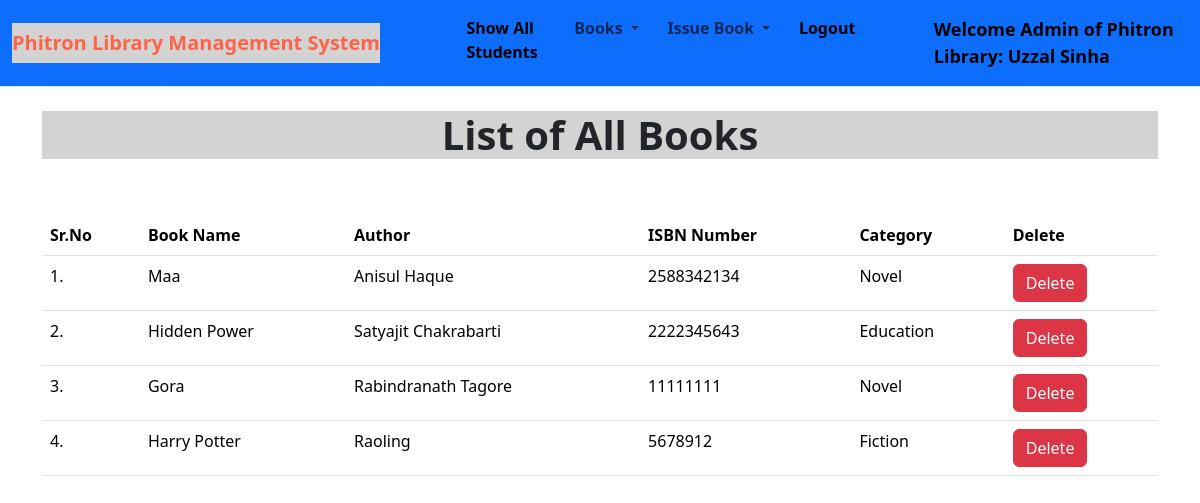
The page /show_books/ (signed in) on the database its author committed.
### library/models.py (models this page shows, shortened)
class Book(models.Model):
    name = models.CharField(max_length=100)
    author = models.CharField(max_length=100)
    isbn = models.PositiveIntegerField()
    category = models.CharField(max_length=80)

### library/views.py (the view)
# urls.py: path("show_books/", views.show_books, name="show_books"),
def show_books(request):
    books = Book.objects.all()
    return render(request, "show_books.html", {'books':books})

### library/templates/show_books.html (shortened to what this page needs)
{% extends 'admin_navbar.html' %}
{% load static %}
{% block body %}
<div class="container mt-4">
    <h1 class="text-center" style="font-weight: bold; background-color: lightgrey;">List of All Books</h1>
    <br></br>
    <table class="table table-hover" id="example">
        <thead>
            <tr>
                <th>Sr.No</th>
                <th>Book Name</th>
                <th>Author</th>
                <th>ISBN Number</th>
                <th>Category</th>
                <th>Delete</th>
            </tr>
        </thead>
        <tbody>
            {% for book in books %}
            <tr>
                <td>{{forloop.counter}}.</td>
                <td>{{book.name}}</td>
                <td>{{book.author}}</td>
                <td>{{book.isbn}}</td>
                <td>{{book.category}}</td>
                <td><a href="/delete_book/{{book.id}}/" class="btn btn-danger" onclick="return confirm('Are you confirm to delete this book?')">Delete</a></td>
            </tr>
            {% endfor %}
        </tbody>
    </table>
    </div>
{% endblock %}

### library/templates/admin_navbar.html (shortened to what this page needs)
<!doctype html>
{% load static %}
<html lang="en">
  <head>
    <link rel="stylesheet" href="{% static 'library/css/bootstrap.min.css' %}">
  </head>
  <body>
    <nav class="navbar navbar-expand-lg bg-primary border-bottom border-body">
        <div class="container-fluid">
          <a class="navbar-brand" href="#" style="font-weight: bold;background: lightgrey;color: tomato">Phitron Library Management System</a>
          <div class="collapse navbar-collapse" id="navbarSupportedContent">
            <ul class="navbar-nav me-auto mb-2 mb-lg-0">
              <li class="nav-item">
                <a class="nav-link active" aria-current="page" href="/show_students/" style="font-weight: bold;">Show All Students</a>
              </li>
              <li class="nav-item dropdown">
                <a class="nav-link dropdown-toggle" href="#" id="navbarDropdown" role="button" data-bs-toggle="dropdown" aria-expanded="false" style="font-weight: bold;">
                  Books
                </a>
              </li>
              <li class="nav-item dropdown">
                <a class="nav-link dropdown-toggle" href="#" id="navbarDropdown" role="button" data-bs-toggle="dropdown" aria-expanded="false" style="font-weight: bold;">
                  Issue Book
                </a>
              </li>
              <li class="nav-item">
                <a class="nav-link active" aria-current="page" href="/logout/" style="font-weight: bold;">Logout</a>
              </li>
              <li class="nav-item">
                <a style="font-weight:600; font-family:'Segoe UI', Tahoma, Geneva, Verdana, sans-serif; font-size: large;" class="nav-link active" href="#">Welcome Admin of Phitron Library: {{request.user}}</a>
              </li>
            </ul>
          </div>
        </div>
      </nav>
      {% block body %}
      {% endblock %}
  </body>
</html>

### rows shown on the page
Book: name "Maa", author "Anisul Haque", isbn "2588342134", category "Novel"
Book: name "Hidden Power", author "Satyajit Chakrabarti", isbn "2222345643", category "Education"
Book: name "Gora", author "Rabindranath Tagore", isbn "11111111", category "Novel"
Book: name "Harry Potter", author "Raoling", isbn "5678912", category "Fiction"

### other values the page prints
{{ request.user }} "Uzzal Sinha"
